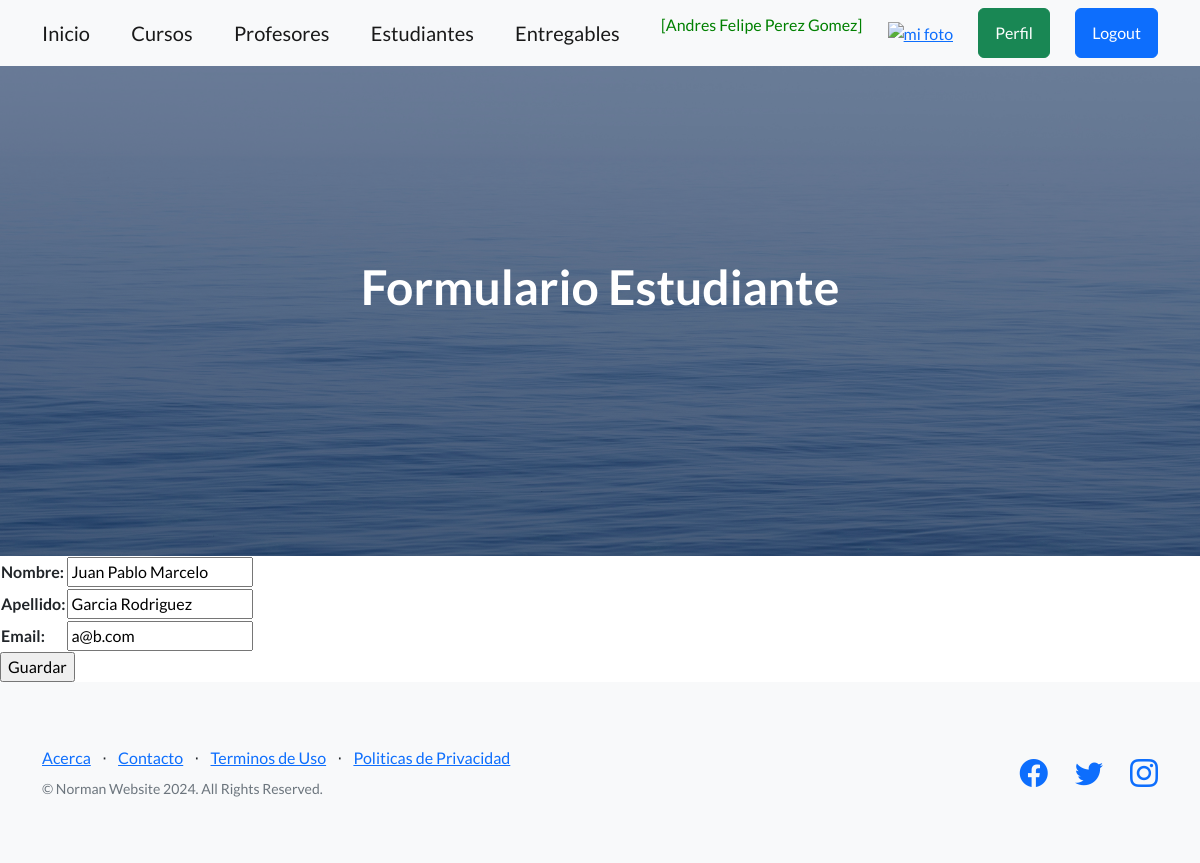
Screenshot of /estudianteUpdate/2/ (signed in) with the database file from the repository.
### entidades/models.py (models this page shows, shortened)
class Estudiante(models.Model):
    nombre = models.CharField(max_length=60)
    apellido = models.CharField(max_length=60)
    email = models.EmailField()

### entidades/views.py (the view)
# urls.py: path('estudianteUpdate/<int:pk>/', EstudianteUpdate.as_view(), name="estudianteUpdate"),
class EstudianteUpdate(LoginRequiredMixin, UpdateView):
    model = Estudiante
    fields = ["nombre", "apellido", "email"]
    success_url = reverse_lazy("estudiantes")

### entidades/templates/entidades/estudiante_form.html (shortened to what this page needs)
{% extends "entidades/index.html" %}
{% block titulo %}
<h1 class="mb-5">Formulario Estudiante</h1>
{% endblock titulo %}
{% block contenido %}
<form action="" method="post">
    <table>
        {{ form.as_table }}
    </table>
    <input type="submit" value="Guardar">
</form>
{% endblock contenido %}

### entidades/templates/entidades/index.html (shortened to what this page needs)
<!DOCTYPE html>
<html lang="en">
    <head>
        {% load static %}
        <link href="https://cdn.jsdelivr.net/npm/bootstrap-icons@1.5.0/font/bootstrap-icons.css" rel="stylesheet" type="text/css" />
        <link href="{% static 'css/styles.css' %}" rel="stylesheet" />
        <link rel="stylesheet" href="https://cdnjs.cloudflare.com/ajax/libs/font-awesome/6.4.0/css/all.min.css">
    </head>
    <body>
        <nav class="navbar navbar-light bg-light static-top">
            <div class="container">
                <a class="navbar-brand" href="{% url 'home' %}">Inicio</a>
            {% if user.is_authenticated %}
                <a class="navbar-brand" href="{% url 'cursos' %}">Cursos</a>
                <a class="navbar-brand" href="{% url 'profesores' %}">Profesores</a>
                <a class="navbar-brand" href="{% url 'estudiantes' %}">Estudiantes</a>
                <a class="navbar-brand" href="{% url 'entregables' %}">Entregables</a>
                <p style="color:green"> [{{user.first_name}} {{user.last_name}}]</p>
                <div class="text-center">
                    <a href="{% url 'agregar_avatar' %}"><img src="{{ request.session.avatar }}" height="40px" weight="40px" alt="mi foto"></a>
                </div>
                <a class="btn btn-success" href="{% url 'perfil' %}">Perfil</a>
                <a class="btn btn-primary" href="{% url 'logout' %}">Logout</a>
            {% else %}
                <a class="btn btn-primary" href="{% url 'login' %}">Login</a>
                <a class="btn btn-success" href="{% url 'registro' %}">Registrate</a>
            {% endif %}
            </div>
        </nav>
        <header class="masthead">
            <div class="container position-relative">
                <div class="row justify-content-center">
                    <div class="col-xl-6">
                        <div class="text-center text-white">
                            {% block titulo %}{% endblock titulo %}
                        </div>
                    </div>
                </div>
            </div>
        </header>
        {% block contenido %}
        {% endblock contenido %}
        <footer class="footer bg-light">
            <div class="container">
                <div class="row">
                    <div class="col-lg-6 h-100 text-center text-lg-start my-auto">
                        <ul class="list-inline mb-2">
                            <li class="list-inline-item"><a href="{% url 'acerca' %}">Acerca</a></li>
                            <li class="list-inline-item">⋅</li>
                            <li class="list-inline-item"><a href="#!">Contacto</a></li>
                            <li class="list-inline-item">⋅</li>
                            <li class="list-inline-item"><a href="#!">Terminos de Uso</a></li>
                            <li class="list-inline-item">⋅</li>
                            <li class="list-inline-item"><a href="#!">Politicas de Privacidad</a></li>
                        </ul>
                        <p class="text-muted small mb-4 mb-lg-0">&copy; Norman Website 2024. All Rights Reserved.</p>
                    </div>
                    <div class="col-lg-6 h-100 text-center text-lg-end my-auto">
                        <ul class="list-inline mb-0">
                            <li class="list-inline-item me-4">
                                <a href="#!"><i class="bi-facebook fs-3"></i></a>
                            </li>
                            <li class="list-inline-item me-4">
                                <a href="#!"><i class="bi-twitter fs-3"></i></a>
                            </li>
                            <li class="list-inline-item">
                                <a href="#!"><i class="bi-instagram fs-3"></i></a>
                            </li>
                        </ul>
                    </div>
                </div>
            </div>
        </footer>
    </body>
</html>

### rows the page displays
Estudiante: nombre "Juan Pablo Marcelo", apellido "Garcia Rodriguez", email "a@b.com"

### other values shown
{{ user.first_name }} "Andres Felipe"
{{ user.last_name }} "Perez Gomez"
